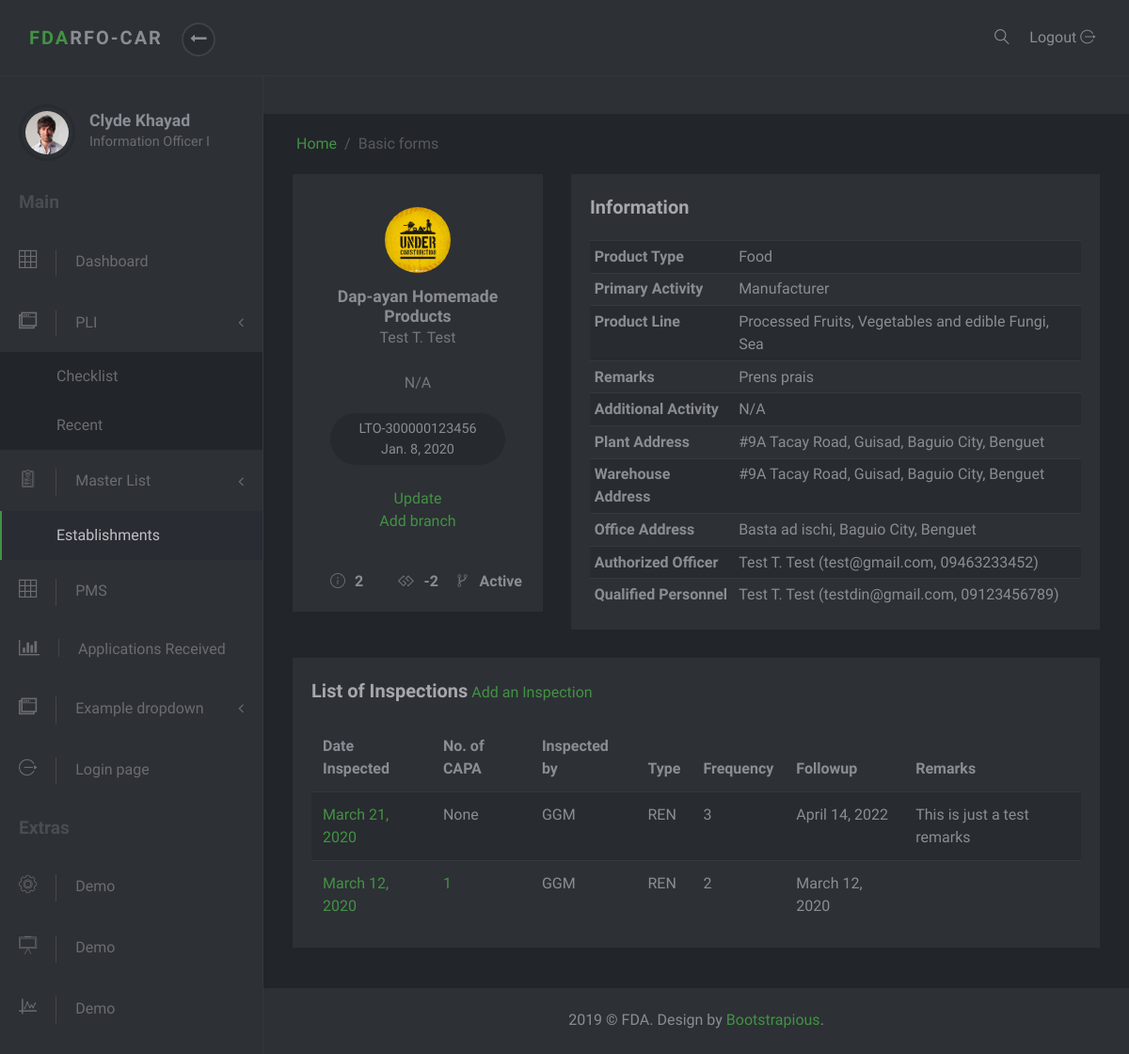
The app's page /masterlist/2/, older data.
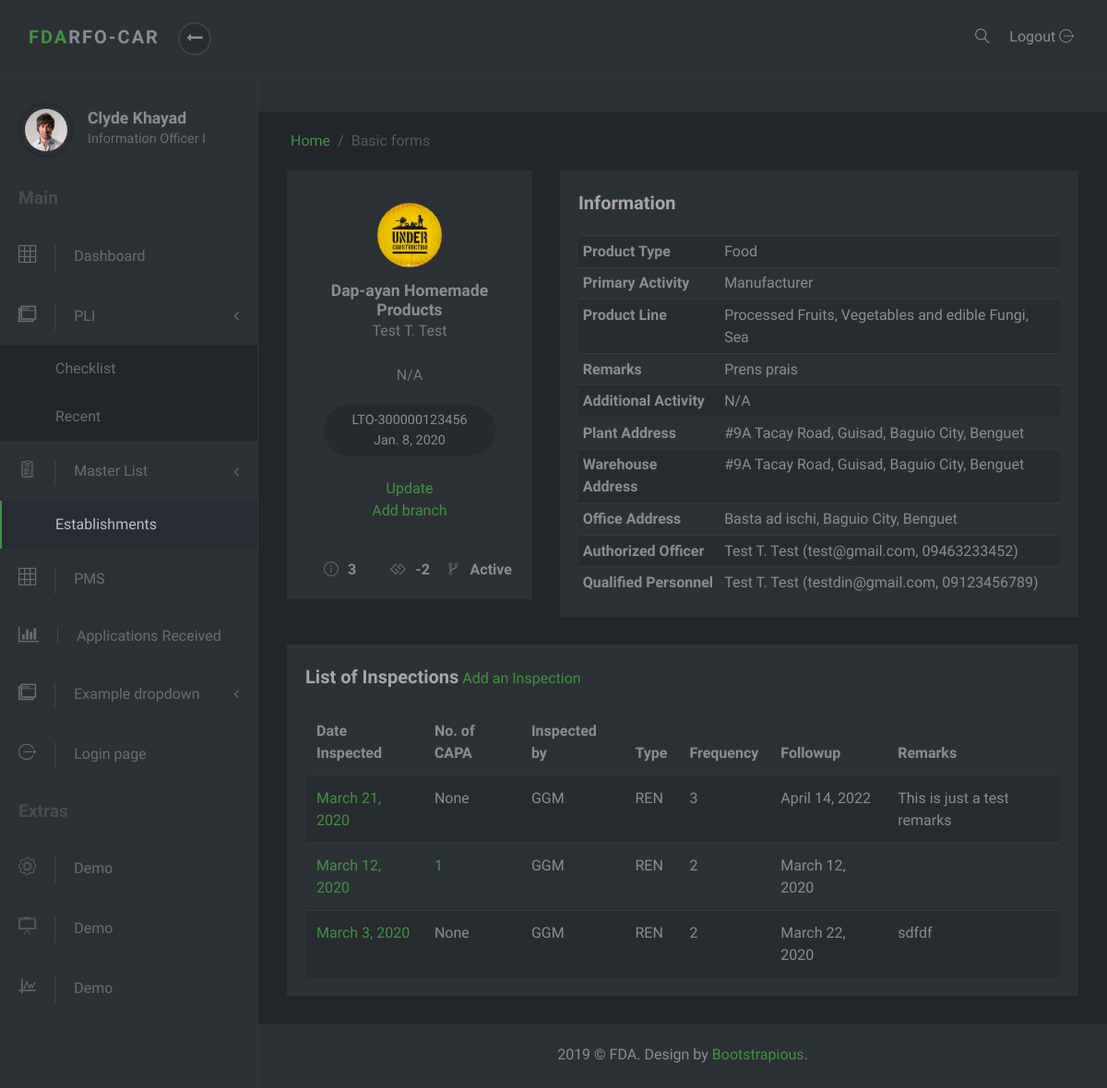
The same page, newer data.
### masterlist/models.py (models this page shows, shortened)
class SpecificActivity(models.Model):
    name = models.CharField(max_length=150)

class Establishment(models.Model):
    date_modified = models.DateTimeField('date modified', default=timezone.now)
    application = models.CharField(max_length=1, choices=constants.APPLICATIONS)
    name = models.CharField(max_length=60)
    product_type = models.ForeignKey(ProductType, on_delete=models.SET_NULL, null=True)
    center = models.CharField(max_length=6, choices=constants.CENTERS)
    primary_activity = models.ForeignKey(PrimaryActivity, on_delete=models.CASCADE, null=True)
    specific_activity = models.ManyToManyField(SpecificActivity)
    additional_activity = models.ForeignKey(AdditionalActivity, on_delete=models.SET_NULL, null=True)
    product_line = models.ForeignKey(ProductLine, on_delete=models.SET_NULL, null=True, blank=True)
    remarks = models.CharField(max_length=100, null=True, blank=True, verbose_name='Product Remarks')
    status = models.CharField(max_length=8, choices=constants.EST_STATUS, null=True, default="Active")
    folder_id = models.CharField(max_length=10, null=True, verbose_name="Folder Number")
    plichecklist = PLIChecklistManager()
    objects = models.Manager()

class Address(models.Model):
    address = models.CharField(max_length=50)
    region = models.ForeignKey(Region, on_delete=models.SET_NULL, null=True)
    province = models.ForeignKey(Province, on_delete=models.SET_NULL, null=True)
    municipality_or_city = models.ForeignKey(CityOrMunicipality, on_delete=models.SET_NULL, null=True)
    def full_address(self):
        return self.address + ', ' + self.municipality_or_city.name + ', ' + self.province.name

class WarehouseAddress(Address):
    establishment = models.ForeignKey(Establishment, on_delete=models.SET_NULL, null=True)
    pass

class Address(models.Model):
    address = models.CharField(max_length=50)
    region = models.ForeignKey(Region, on_delete=models.SET_NULL, null=True)
    province = models.ForeignKey(Province, on_delete=models.SET_NULL, null=True)
    municipality_or_city = models.ForeignKey(CityOrMunicipality, on_delete=models.SET_NULL, null=True)
    def full_address(self):
        return self.address + ', ' + self.municipality_or_city.name + ', ' + self.province.name

class CityOrMunicipality(models.Model):
    name = models.CharField(max_length=30)
    province = models.ForeignKey(Province, on_delete=models.CASCADE)

class Province(models.Model):
    name = models.CharField(max_length=30)
    region = models.ForeignKey(Region, on_delete=models.SET_NULL, null=True)

class Person(models.Model):
    first_name = models.CharField(max_length=30, null=True, blank=True)
    last_name = models.CharField(max_length=30, null=True, blank=True)
    middle_initial = models.CharField(max_length=1, null=True, blank=True)
    email = models.EmailField(max_length=250, null=True)
    mobile = models.CharField(max_length=11, null=True, blank=True)
    def full_name(self):
        return self.first_name + " " + self.middle_initial + ". " + self.last_name

class QualifiedPerson(Person):
    establishment = models.ForeignKey(Establishment, on_delete=models.SET_NULL, null=True)
    designation = models.ForeignKey(QualifiedPersonDesignation, on_delete=models.SET_NULL, null=True, blank=True)
    def __str__(self):
        return self.full_name()

class Person(models.Model):
    first_name = models.CharField(max_length=30, null=True, blank=True)
    last_name = models.CharField(max_length=30, null=True, blank=True)
    middle_initial = models.CharField(max_length=1, null=True, blank=True)
    email = models.EmailField(max_length=250, null=True)
    mobile = models.CharField(max_length=11, null=True, blank=True)
    def full_name(self):
        return self.first_name + " " + self.middle_initial + ". " + self.last_name

class Inspection(models.Model):
    establishment = models.ForeignKey(Establishment, on_delete=models.SET_NULL, null=True)
    capa = models.ForeignKey(Capa, on_delete=models.SET_NULL, null=True, blank=True)
    type_of_inspection = models.CharField(max_length=20, choices=constants.INSPECTION_TYPES)
    date_inspected = models.DateTimeField('Date Inspected')
    frequency_of_inspection = models.IntegerField(default=0, verbose_name="Frequency of Inspection")
    frequency_of_inspection = models.IntegerField(default=0)
    risk_rating = models.CharField(max_length=7, choices=constants.RISK_RATINGS, null=True)
    date_of_followup_inspection = models.DateTimeField('Date of Followup Inspection')
    inspector = models.CharField(max_length=3, choices=constants.INSPECTORS)
    remarks = models.CharField(max_length=200, blank=True)
    inspection_report = models.FileField(null=True, blank=False, upload_to=report_directory_path, verbose_name='Inspection Report')
    class Meta:
        ordering = ['-date_inspected']

class Capa(models.Model):
    start_date = models.DateTimeField('start_date')
    approved_by = models.CharField(max_length=10, choices=constants.INSPECTORS)
    date_submitted = models.DateTimeField('date_submitted')
    date_approved = models.DateTimeField('date_approved')
    remarks = models.CharField(max_length=200)

class Lto(models.Model):
    establishment = models.OneToOneField(Establishment, on_delete=models.CASCADE, null=True)
    issuance = models.DateTimeField(null=True, blank=True, verbose_name='Date Issued')
    lto_number = models.CharField(max_length=20)
    expiry = models.DateTimeField('expiry date')
    def get_duration(self):
        start_date = datetime.now().date()
        end_date = self.expiry.date()
        difference = relativedelta.relativedelta(end_date, start_date)
        month = difference.years * 12 + difference.months
        return month

class ProductType(models.Model):
    name = models.CharField(max_length=50)
    def __str__(self):
        return self.name

class PrimaryActivity(models.Model):
    name = models.CharField(max_length=150)
    def __str__(self):
        return self.name

class ProductLine(models.Model):
    name = models.CharField(max_length=150)
    product_type = models.ForeignKey(ProductType, on_delete=models.SET_NULL, null=True)
    def __str__(self):
        return self.name

class AdditionalActivity(models.Model):
    name = models.CharField(max_length=150)
    def __str__(self):
        return self.name

### masterlist/views.py (the view)
# urls.py: path('<int:id>/', EstablishmentDetailView.as_view(), name='est-detail'),
class EstablishmentDetailView(DetailView):
    template_name = 'masterlist/establishment-detail.html'
    context_object_name = 'establishment'
    def get_object(self):
        est_id =self.kwargs.get("id")
        return get_object_or_404(Establishment, id=est_id)
    def get_context_data(self, **kwargs):
        context = super().get_context_data(**kwargs)
        curr_est = Establishment.objects.get(pk=self.kwargs.get('id'))
        curr_est.lto.get_duration()
        inspections = curr_est.inspection_set.all()
        context['masterlist_active'] = "active"
        context['inspections'] = inspections
        return context

### masterlist/templates/masterlist/establishment-detail.html (shortened to what the changed rows need)
{% extends 'masterlist/partial/base.html' %}
{% block content %}
<div class="row">
    <div class="col-lg-4">
        <div class="user-block block text-center">
            <div class="avatar">
                <img src="/static/masterlist/img/under_construction_logo.jpg" alt="..." class="img-fluid">
            </div>
            <a href="#" class="user-title">
                <h3 class="h5">{{establishment.name}}</h3>
                <span>{{establishment.authorizedofficer.full_name}}</span> <br />
                <br />
                {% for spec_act in establishment.specific_activity.all %}
                <span>{{spec_act.name}}</span><br>
                {% endfor %}
            </a>
            <div class="contributions">{{establishment.lto.lto_number}} <br> {{establishment.lto.expiry.date}}</div> <br><br/>
            <a href="{% url 'admin:masterlist_establishment_change' establishment.id %}" target="_blank">Update</a><br/>
            <a href="#">Add branch</a>
            <div class="details d-flex">
              <div class="item" data-toggle="tooltip" title="Number of Inspections"><i class="icon-info"></i><strong>{{establishment.inspection_set.all.count}}</strong></div>
              <div class="item" data-toggle="tooltip" title="Month/s before expiration"><i class="fa fa-gg"></i><strong>{{establishment.lto.get_duration}}</strong></div>
              <div class="item" data-toggle="tooltip" title="Status"><i class="icon-flow-branch"></i><strong>{{establishment.status}}</strong></div>
            </div>
        </div>
    </div>
    <div class="col-lg-8">
        <div class="user-block block text-center">
            <div class="table-responsive">
                <table class="table table-striped table-sm">
                    <tbody>
                    <tr>
                        <th scope="row" class="text-left">Product Type</th>
                        <td class="text-left">{{establishment.product_type}}</td>
                    </tr>
                    <tr>
                        <th scope="row" class="text-left">Primary Activity</th>
                        <td class="text-left">{{establishment.primary_activity}}</td>
                    </tr>
                    <tr>
                        <th scope="row" class="text-left">Product Line</th>
                        <td class="text-left">{{establishment.product_line}}</td>
                    </tr>
                    <tr>
                        <th scope="row" class="text-left">Remarks</th>
                        <td class="text-left">{{establishment.remarks}}</td>
                    </tr>
                    <tr>
                        <th scope="row" class="text-left">Additional Activity</th>
                        <td class="text-left">{{establishment.additional_activity}}</td>
                    </tr>
                    <tr>
                        <th scope="row" class="text-left">Plant Address</th>
                        <td class="text-left">{{establishment.plantaddress.full_address}}</td>
                    </tr>
                    <tr>
                        <th scope="row" class="text-left">Warehouse Address</th>
                        <td class="text-left">
                          {% for warehouse in establishment.warehouseaddress_set.all %}
                          {{warehouse.full_address}} <br/>
                          {% endfor %}
                        </td>
                    </tr>
                    <tr>
                        <th scope="row" class="text-left">Office Address</th>
                        <td class="text-left">{{establishment.officeaddress.full_address}}</td>
                    </tr>
                    <tr>
                        <th scope="row" class="text-left">Authorized Officer</th>
                        <td class="text-left">{{establishment.authorizedofficer.full_name}} ({{establishment.authorizedofficer.email}}, {{establishment.authorizedofficer.mobile}})</td>
                    </tr>
                    <tr>
                        <th scope="row" class="text-left">Qualified Personnel</th>
                        {% if establishment.qualifiedperson_set.all %}
                          {% for qualified_person in establishment.qualifiedperson_set.all %}
                          <td class="text-left">{{qualified_person}} ({{qualified_person.email}}, {{qualified_person.mobile}})</td>
                          {% endfor %}
                        {% else %}
                          <td class="text-left">None</td>
                        {% endif %}
                    </tr>
                    </tbody>
                </table>
            </div>
        </div>
    </div>
</div>
<div class="row">
    <div class="col-lg-12">
        <div class="block">
            <div class="block-body">
                <div class="table-responsive">
                    <table class="table table-striped table-hover">
                        <thead>
                        <tr>
                            <th>Date Inspected</th>
                            <th>No. of CAPA</th>
                            <th>Inspected by</th>
                            <th>Type</th>
                            <th>Frequency</th>
                            <th>Followup</th>
                            <th>Remarks</th>
                        </tr>
                        </thead>
                        <tbody>
                        {% if inspections %}
                        {% for inspection in inspections %}
                        <tr>
                            <td><a href="{% url 'admin:masterlist_inspection_change' inspection.id %}" target="_blank">{{inspection.date_inspected.date}}</a></td>
                            {% if inspection.capa %}
                            <td><a href="{% url 'admin:masterlist_capa_change' inspection.capa.id %}" target="_blank">{{inspection.capa.capadeficiency_set.all.count}}</a></td>
                            {% else %}
                            <td>None</td>
                            {% endif %}
                            <td>{{inspection.inspector}}</td>
                            <td>{{inspection.type_of_inspection}}</td>
                            <td>{{inspection.frequency_of_inspection}}</td>
                            <td>{{inspection.date_of_followup_inspection.date}}</td>
                            <td>{{inspection.remarks}}</td>
                        </tr>
                        {% endfor %}
                        {% else %}
                        No inspections yet
                        {% endif %}
                        </tbody>
                    </table>
                </div>
            </div>
        </div>
    </div>
</div>
{% endblock %}

Row changes from the older to the newer data that the page shows:
computed for Establishment "Dap-ayan Homemade Products": inspection_set.all.count "2" → "3"
added Inspection: date_inspected "March 3, 2020", shows "None", inspector "GGM", type_of_inspection "REN", frequency_of_inspection "2", date_of_followup_inspection "March 22, 2020", remarks "sdfdf"
